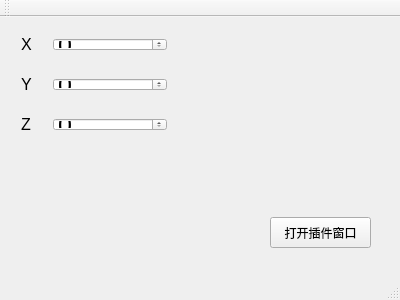
<?xml version="1.0" encoding="UTF-8"?>
<ui version="4.0">
 <class>MainWindow</class>
 <widget class="QMainWindow" name="MainWindow">
  <property name="geometry">
   <rect>
    <x>0</x>
    <y>0</y>
    <width>400</width>
    <height>300</height>
   </rect>
  </property>
  <property name="windowTitle">
   <string>MainWindow</string>
  </property>
  <widget class="QWidget" name="centralWidget">
   <widget class="QPushButton" name="pushButton">
    <property name="geometry">
     <rect>
      <x>270</x>
      <y>200</y>
      <width>101</width>
      <height>31</height>
     </rect>
    </property>
    <property name="text">
     <string>打开插件窗口</string>
    </property>
   </widget>
   <widget class="QWidget" name="layoutWidget">
    <property name="geometry">
     <rect>
      <x>10</x>
      <y>50</y>
      <width>168</width>
      <height>35</height>
     </rect>
    </property>
    <layout class="QHBoxLayout" name="horizontalLayout_2">
     <item>
      <widget class="QLabel" name="label_2">
       <property name="font">
        <font>
         <pointsize>12</pointsize>
        </font>
       </property>
       <property name="text">
        <string>Y</string>
       </property>
      </widget>
     </item>
     <item>
      <widget class="QSpinBox" name="spinBox_2">
       <property name="font">
        <font>
         <pointsize>19</pointsize>
        </font>
       </property>
       <property name="maximum">
        <number>999999999</number>
       </property>
      </widget>
     </item>
    </layout>
   </widget>
   <widget class="QWidget" name="layoutWidget_2">
    <property name="geometry">
     <rect>
      <x>10</x>
      <y>90</y>
      <width>168</width>
      <height>35</height>
     </rect>
    </property>
    <layout class="QHBoxLayout" name="horizontalLayout_3">
     <item>
      <widget class="QLabel" name="label_3">
       <property name="font">
        <font>
         <pointsize>12</pointsize>
        </font>
       </property>
       <property name="text">
        <string>Z</string>
       </property>
      </widget>
     </item>
     <item>
      <widget class="QSpinBox" name="spinBox_3">
       <property name="font">
        <font>
         <pointsize>19</pointsize>
        </font>
       </property>
       <property name="maximum">
        <number>999999999</number>
       </property>
      </widget>
     </item>
    </layout>
   </widget>
   <widget class="QWidget" name="layoutWidget">
    <property name="geometry">
     <rect>
      <x>10</x>
      <y>10</y>
      <width>168</width>
      <height>35</height>
     </rect>
    </property>
    <layout class="QHBoxLayout" name="horizontalLayout">
     <item>
      <widget class="QLabel" name="label">
       <property name="font">
        <font>
         <pointsize>12</pointsize>
        </font>
       </property>
       <property name="text">
        <string>X</string>
       </property>
      </widget>
     </item>
     <item>
      <widget class="QSpinBox" name="spinBox">
       <property name="font">
        <font>
         <pointsize>19</pointsize>
        </font>
       </property>
       <property name="maximum">
        <number>999999999</number>
       </property>
      </widget>
     </item>
    </layout>
   </widget>
  </widget>
  <widget class="QMenuBar" name="menuBar">
   <property name="geometry">
    <rect>
     <x>0</x>
     <y>0</y>
     <width>400</width>
     <height>23</height>
    </rect>
   </property>
  </widget>
  <widget class="QToolBar" name="mainToolBar">
   <attribute name="toolBarArea">
    <enum>TopToolBarArea</enum>
   </attribute>
   <attribute name="toolBarBreak">
    <bool>false</bool>
   </attribute>
  </widget>
  <widget class="QStatusBar" name="statusBar"/>
 </widget>
 <layoutdefault spacing="6" margin="11"/>
 <resources/>
 <connections/>
</ui>
